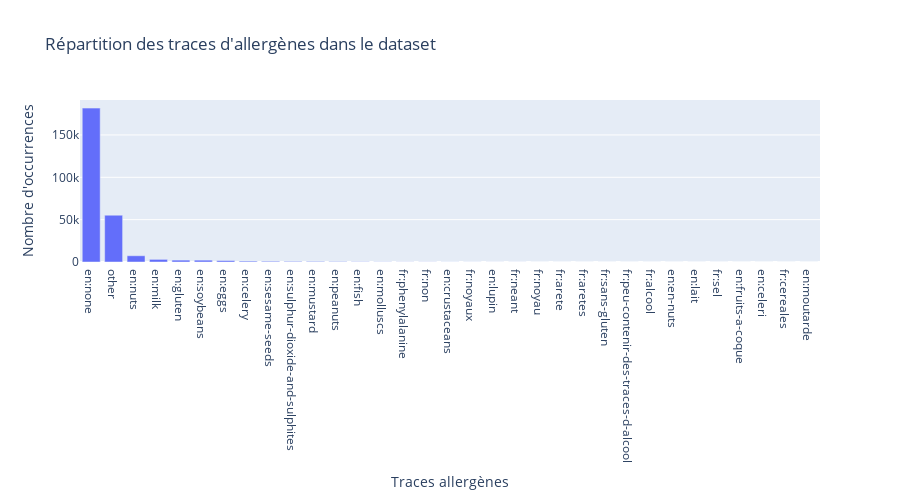

Notebook cell for this chart:
### Code cell
# Séparer les allergènes par ",", et convertir en une liste
data.loc[:, 'traces_tags'] = data['traces_tags'].astype(str)

traces_allergens_to_keep = traces_allergens_df[traces_allergens_df['count'] > 20]['allergen'].tolist()

data['traces_tags'] = data['traces_tags'].apply(lambda x: 'en:none' if (x == 'nan')  else x)
data['traces_tags'] = data['traces_tags'].apply(lambda x: 'other' if x not in traces_allergens_to_keep  else x)

traces_allergens_series = data['traces_tags'].str.split(',').explode().str.strip()
traces_allergens_counts = traces_allergens_series.value_counts().reset_index()
traces_allergens_counts.columns = ['traces_tags', 'count']

# Créer le graphique
fig = px.bar(traces_allergens_counts, x='traces_tags', y='count', 
             title="Répartition des traces d'allergènes dans le dataset",
             labels={'traces_tags': 'Traces allergènes', 'count': 'Nombre d\'occurrences'},
             height=500)

fig.show()

### Figure 1 — Plotly figure (JSON) as saved in the notebook; plotly's stock layout.template omitted (floating-point values rounded to 4 significant figures)
{"data": [{"alignmentgroup": "True", "hovertemplate": "Traces allergènes=%{x}<br>Nombre d'occurrences=%{y}<extra></extra>", "legendgroup": "", "marker": {"color": "#636efa", "pattern": {"shape": ""}}, "name": "", "offsetgroup": "", "orientation": "v", "showlegend": false, "textposition": "auto", "type": "bar", "x": ["en:none", "other", "en:nuts", "en:milk", "en:gluten", "en:soybeans", "en:eggs", "en:celery", "en:sesame-seeds", "en:sulphur-dioxide-and-sulphites", "en:mustard", "en:peanuts", "en:fish", "en:molluscs", "fr:phenylalanine", "fr:non", "en:crustaceans", "fr:noyaux", "en:lupin", "fr:neant", "fr:noyau", "fr:arete", "fr:aretes", "fr:sans-gluten", "fr:peu-contenir-des-traces-d-alcool", "fr:alcool", "en:en-nuts", "en:lait", "fr:sel", "en:fruits-a-coque", "en:celeri", "fr:cereales", "en:moutarde"], "xaxis": "x", "y": [181708, 55218, 7374, 3087, 2230, 2189, 1688, 1025, 837, 693, 654, 457, 299, 191, 133, 129, 97, 72, 46, 43, 38, 28, 25, 24, 22, 18, 15, 8, 7, 3, 1, 1, 1], "yaxis": "y"}], "layout": {"barmode": "relative", "height": 500, "legend": {"tracegroupgap": 0}, "title": {"text": "Répartition des traces d'allergènes dans le dataset"}, "xaxis": {"anchor": "y", "domain": [0, 1], "title": {"text": "Traces allergènes"}}, "yaxis": {"anchor": "x", "domain": [0, 1], "title": {"text": "Nombre d'occurrences"}}}}
